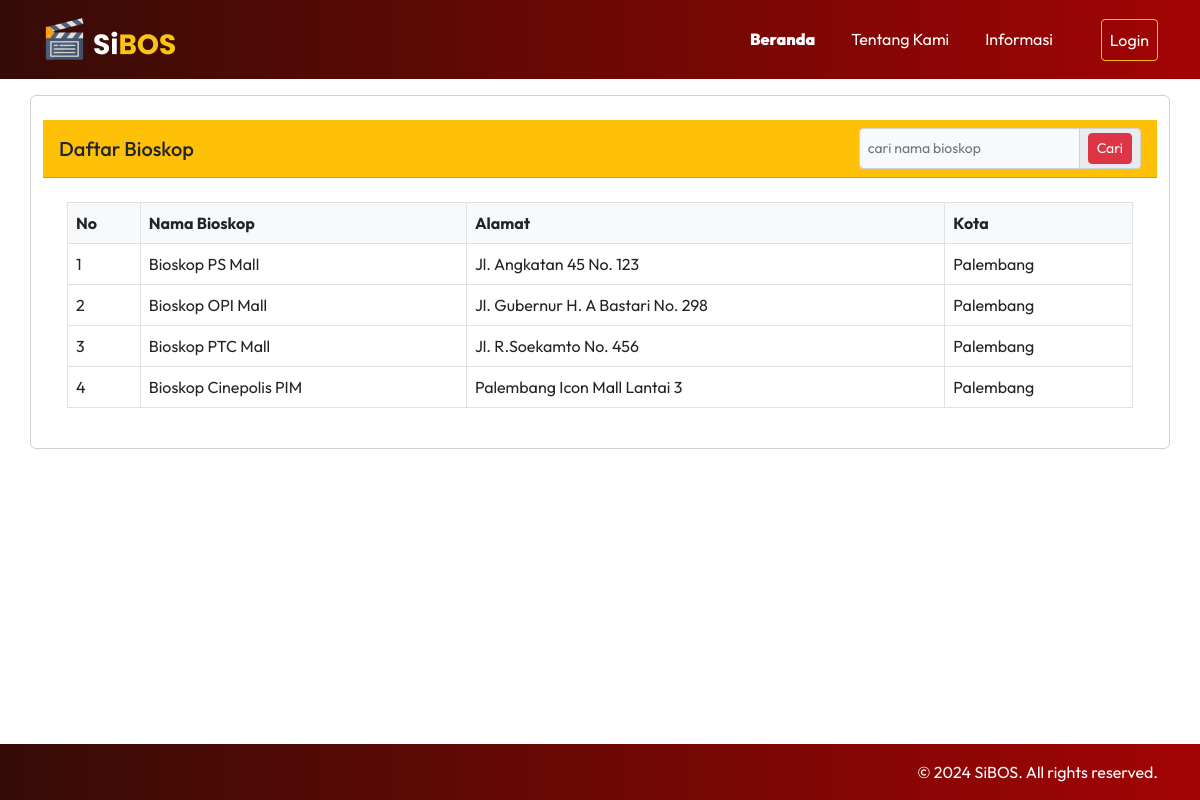
Screenshot of /public/bioskop with the database file from the repository.
### tables this page shows
CREATE TABLE `bioskop` (
  `id` int NOT NULL,
  `nama` varchar(255) NOT NULL,
  `alamat` text,
  `kota` varchar(100) DEFAULT NULL
);

### app/core/Controller.php (called while the page is built, shortened)
<?php
class Controller
{
    private function header($data = [])
    {
        require_once '../app/views/templates/header.php';
    }
    private function footer()
    {
        require_once '../app/views/templates/footer.php';
    }
    public function view($view, $data = [])
    {
        require_once '../app/views/' . $view . '.php';
    }
    public function model($model){
        return new $model;
    }
}

### app/controllers/Bioskop.php (called while the page is built, shortened)
<?php
class Bioskop extends Controller
{
    public function index()
    {
        $data['title'] = 'Daftar Bioskop';
        $data['bioskop'] = $this->model('bioskop_model')->getAllBioskop();
        $this->view('bioskop/index', $data);
    }
}

### app/core/App.php (called while the page is built, shortened)
<?php
class App {
    protected $method = "index";
    protected $params = [];
    public function __construct()
    {
        $this->controller = new $this->controller;
        call_user_func_array([$this->controller, $this->method], $this->params);
    }
}

### public/index.php (called while the page is built, shortened)
<?php
$app = new App;
?>

### app/core/Database.php (called while the page is built, shortened)
<?php
class Database{
    private $host = DB_HOST;
    private $user = DB_USER;
    private $pass = DB_PASS;
    private $db_name = DB_NAME;
    private $dbh;
    private $stmt;
    public function __construct()
    {
        $dsn = 'mysql:host=' . $this->host .';dbname=' . $this->db_name  ;
        $option = [
            PDO::ATTR_PERSISTENT => true,
            PDO::ATTR_ERRMODE => PDO::ERRMODE_EXCEPTION
        ];
        try{
            $this->dbh = new PDO($dsn, $this->user, $this->pass, $option);
        } catch(PDOException $e){
            die($e->getMessage());
        }
    }
    public function query($query)
    {
        $this->stmt = $this->dbh->prepare($query);
    }
    public function execute()
    {
        $this->stmt->execute();
    }
    public function resultSet()
    {
        $this->execute();
        return $this->stmt->fetchAll(PDO::FETCH_ASSOC);
    }
}

### app/models/bioskop_model.php (called while the page is built, shortened)
<?php
class bioskop_model
{
    private $table = 'bioskop';
    private $db;
    public function __construct()
    {
        $this->db = new Database;
    }
    public function getAllBioskop()
    {
        $this->db->query(' SELECT * FROM ' . $this->table);
        return $this->db->resultSet();
    }
}

### app/views/bioskop/index.php (the view, shortened to what this page needs)
<section class="container">
    <div class="row my-3">
        <div class="card">
            <div class="card-header bg-warning mt-2">
                <h5 class="card-title mb-0">Daftar Bioskop</h5>
                <form action="<?= BASEURL; ?>/bioskop/cari" method="post">
                    <div class="input-group input-group-sm">
                        <input type="text" class="form-control form-control-sm bg-light" name="keyword" placeholder="cari nama bioskop" autocomplete="off">
                        <span class="input-group-text">
                            <button type="submit" class="btn btn-sm btn-danger" id="cariBioskop">Cari</button>
                        </span>
                    </div>
                </form>
            </div>
            <div class="card-body">
                <div class="table-responsive table-sm p-2" style="max-height: 400px;">
                    <table class="table table-hover table-bordered" id="dataTable" width="100%" cellspacing="0">
                        <thead class="bg-light">
                            <tr>
                                <th>No</th>
                                <th>Nama Bioskop</th>
                                <th>Alamat</th>
                                <th>Kota</th>
                            </tr>
                        </thead>
                        <tbody>
                            <?php $no = 1;
                            foreach ($data['bioskop'] as $bioskop) : ?>
                                <tr>
                                    <td><?= $no++; ?></td>
                                    <td><?= $bioskop['nama'] ?></td>
                                    <td><?= $bioskop['alamat'] ?></td>
                                    <td><?= $bioskop['kota'] ?></td>
                                </tr>
                            <?php endforeach; ?>
                        </tbody>
                    </table>
                </div>
            </div>
        </div>
    </div>
</section>

### public/assets/style.css (style rules this page uses)
body { font-family: 'Outfit', sans-serif; }
html, body { height: 100%; margin: 0; display: flex; flex-direction: column; }
.card { background: none !important; border-color: linear-gradient(to right, #360c06, #a30404); }
.card-header { display: flex; justify-content: space-between; align-items: center; }

### rows the page displays
bioskop: nama "Bioskop PS Mall", alamat "Jl. Angkatan 45 No. 123", kota "Palembang"
bioskop: nama "Bioskop OPI Mall", alamat "Jl. Gubernur H. A Bastari No. 298", kota "Palembang"
bioskop: nama "Bioskop PTC Mall", alamat "Jl. R.Soekamto No. 456", kota "Palembang"
bioskop: nama "Bioskop Cinepolis PIM", alamat "Palembang Icon Mall Lantai 3", kota "Palembang"
